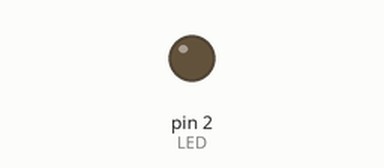
This sketch was run on a simulated Arduino Uno, built with avr-gcc and run on an emulated ATmega328P. Shown: output pins drawn as LEDs (lit = HIGH).

Above: at 1.2 s.
At 3.7 s:
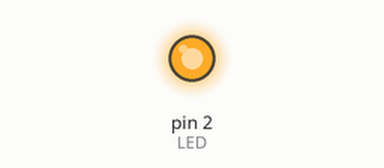
Timing chart, 0 to 4.1 s (numbered marks = the images above):
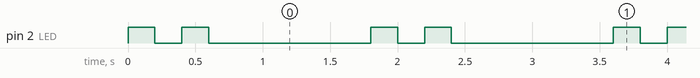

The sketch:

working.ino
```cpp
#define LED 2
#define del 200
void setup() {
  // put your setup code here, to run once:
pinMode(LED, OUTPUT);
}

void blinkLED()
{
  // put your main code here, to run repeatedly:
   digitalWrite(LED, 1);
   delay(del);
   digitalWrite(LED, 0);
   delay(del);
   digitalWrite(LED, 1);
   delay(del);
   digitalWrite(LED, 0);
   delay(del);
}

void loop(){

blinkLED();
delay(1000);
}
```

Measured:
- by itself, pin 2 (LED): repeats every 1.8 s: LOW 0.20 s, HIGH 0.20 s, LOW 1.2 s, HIGH 0.20 s
- by itself, everything shown: repeats every 1.8 s, in 4 steps
